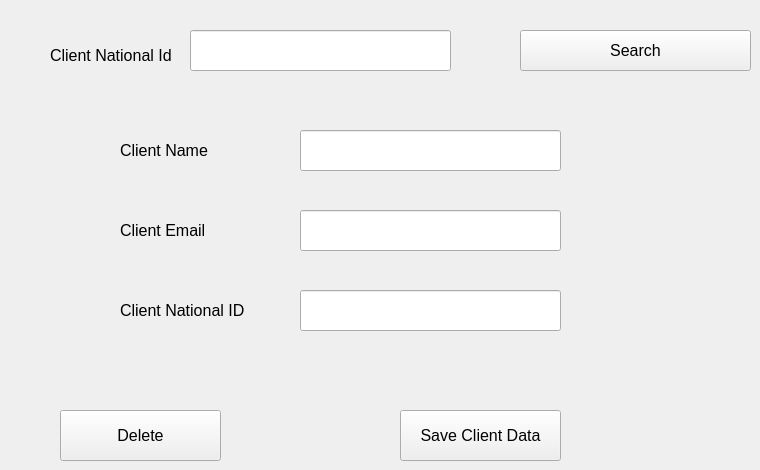
      <widget class="QWidget" name="tab_10">
       <attribute name="title">
        <string>Edit Or Delete A Client</string>
       </attribute>
       <widget class="QLineEdit" name="lineEdit_17">
        <property name="geometry">
         <rect>
          <x>190</x>
          <y>30</y>
          <width>261</width>
          <height>41</height>
         </rect>
        </property>
        <property name="font">
         <font>
          <family>Segoe UI</family>
          <pointsize>12</pointsize>
         </font>
        </property>
       </widget>
       <widget class="QPushButton" name="pushButton_14">
        <property name="geometry">
         <rect>
          <x>400</x>
          <y>410</y>
          <width>161</width>
          <height>51</height>
         </rect>
        </property>
        <property name="font">
         <font>
          <family>Segoe UI</family>
          <pointsize>12</pointsize>
         </font>
        </property>
        <property name="text">
         <string>Save Client Data</string>
        </property>
       </widget>
       <widget class="QLabel" name="label_28">
        <property name="geometry">
         <rect>
          <x>50</x>
          <y>40</y>
          <width>131</width>
          <height>31</height>
         </rect>
        </property>
        <property name="font">
         <font>
          <family>Segoe UI</family>
          <pointsize>12</pointsize>
         </font>
        </property>
        <property name="text">
         <string>Client National Id</string>
        </property>
       </widget>
       <widget class="QPushButton" name="pushButton_17">
        <property name="geometry">
         <rect>
          <x>520</x>
          <y>30</y>
          <width>231</width>
          <height>41</height>
         </rect>
        </property>
        <property name="font">
         <font>
          <family>Segoe UI</family>
          <pointsize>12</pointsize>
         </font>
        </property>
        <property name="text">
         <string>Search</string>
        </property>
       </widget>
       <widget class="QPushButton" name="pushButton_24">
        <property name="geometry">
         <rect>
          <x>60</x>
          <y>410</y>
          <width>161</width>
          <height>51</height>
         </rect>
        </property>
        <property name="font">
         <font>
          <family>Segoe UI</family>
          <pointsize>12</pointsize>
         </font>
        </property>
        <property name="text">
         <string>Delete</string>
        </property>
       </widget>
       <widget class="QLabel" name="label_16">
        <property name="geometry">
         <rect>
          <x>120</x>
          <y>210</y>
          <width>121</width>
          <height>41</height>
         </rect>
        </property>
        <property name="font">
         <font>
          <family>Segoe UI</family>
          <pointsize>12</pointsize>
         </font>
        </property>
        <property name="text">
         <string>Client Email</string>
        </property>
       </widget>
       <widget class="QLineEdit" name="lineEdit_23">
        <property name="geometry">
         <rect>
          <x>300</x>
          <y>130</y>
          <width>261</width>
          <height>41</height>
         </rect>
        </property>
        <property name="font">
         <font>
          <family>Segoe UI</family>
          <pointsize>12</pointsize>
         </font>
        </property>
       </widget>
       <widget class="QLabel" name="label_30">
        <property name="geometry">
         <rect>
          <x>120</x>
          <y>290</y>
          <width>151</width>
          <height>41</height>
         </rect>
        </property>
        <property name="font">
         <font>
          <family>Segoe UI</family>
          <pointsize>12</pointsize>
         </font>
        </property>
        <property name="text">
         <string>Client National ID</string>
        </property>
       </widget>
       <widget class="QLineEdit" name="lineEdit_24">
        <property name="geometry">
         <rect>
          <x>300</x>
          <y>290</y>
          <width>261</width>
          <height>41</height>
         </rect>
        </property>
        <property name="font">
         <font>
          <family>Segoe UI</family>
          <pointsize>12</pointsize>
         </font>
        </property>
       </widget>
       <widget class="QLabel" name="label_31">
        <property name="geometry">
         <rect>
          <x>120</x>
          <y>130</y>
          <width>121</width>
          <height>41</height>
         </rect>
        </property>
        <property name="font">
         <font>
          <family>Segoe UI</family>
          <pointsize>12</pointsize>
         </font>
        </property>
        <property name="text">
         <string>Client Name</string>
        </property>
       </widget>
       <widget class="QLineEdit" name="lineEdit_25">
        <property name="geometry">
         <rect>
          <x>300</x>
          <y>210</y>
          <width>261</width>
          <height>41</height>
         </rect>
        </property>
        <property name="font">
         <font>
          <family>Segoe UI</family>
          <pointsize>12</pointsize>
         </font>
        </property>
       </widget>
      </widget>
